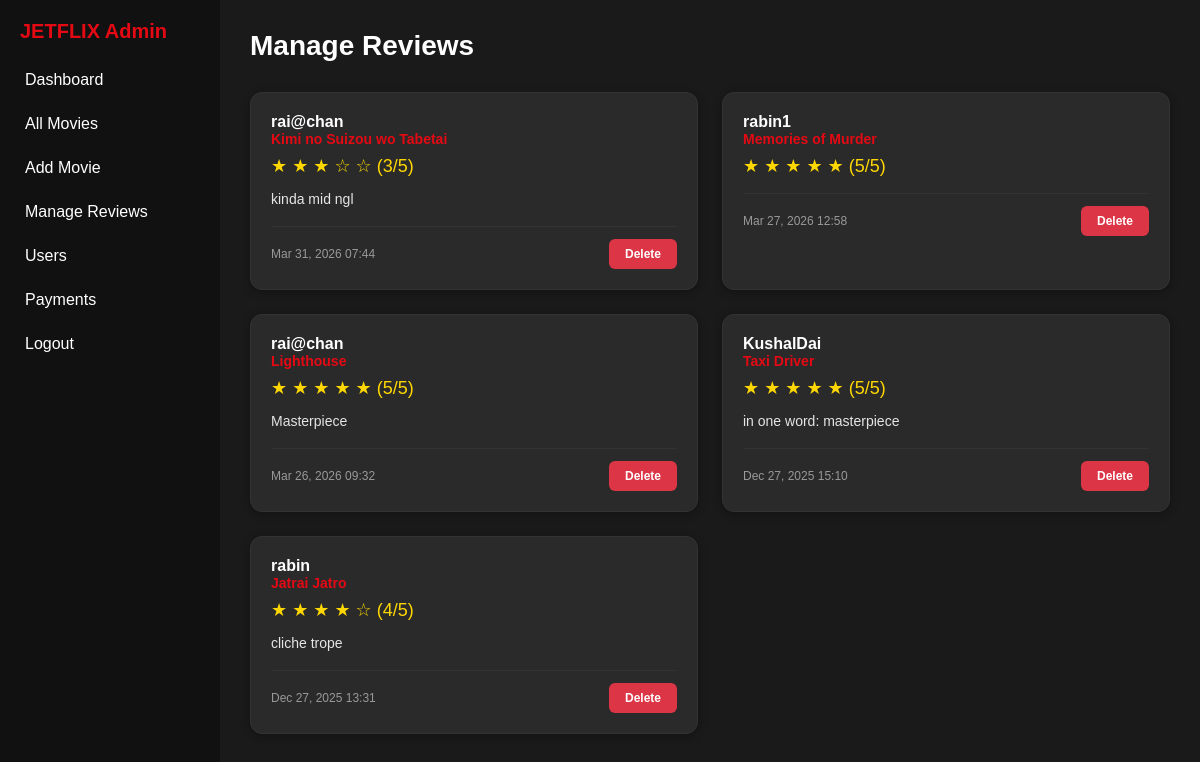
/adminpanel/reviews/ (signed in), run on an earlier commit of the app's database.
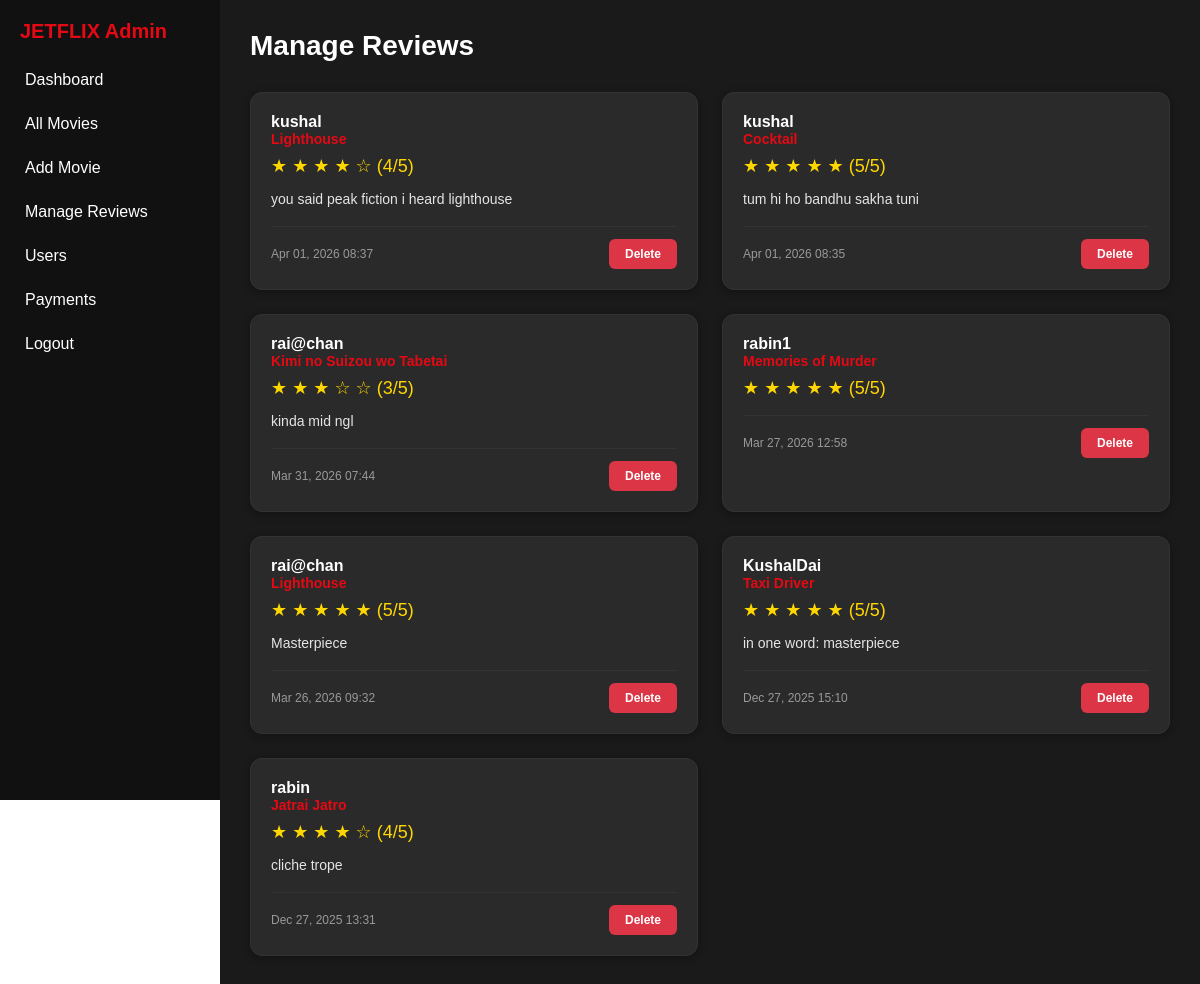
And on a later commit of the database.
### movies/models.py (models this page shows, shortened)
class Review(models.Model):
    user = models.ForeignKey(User, on_delete=models.CASCADE, related_name='reviews')
    movie = models.ForeignKey(Movie, on_delete=models.CASCADE, related_name='reviews')
    rating = models.IntegerField(
        validators=[MinValueValidator(1), MaxValueValidator(5)],
        help_text='Rating from 1 to 5 stars'
    )
    review_text = models.TextField(help_text='Your review')
    created_at = models.DateTimeField(auto_now_add=True)
    updated_at = models.DateTimeField(auto_now=True)
    class Meta:
        unique_together = ('user', 'movie')
        ordering = ['-created_at']

class Movie(models.Model):
    id = models.AutoField(primary_key=True)
    title = models.CharField(max_length=255)
    year = models.IntegerField()
    description = models.TextField()
    thumbnail = models.ImageField(upload_to='thumbnails/')
    video = models.FileField(upload_to='movies/')
    genres = models.ManyToManyField(Genre, related_name='movies', help_text='Select multiple genres')
    language = models.ForeignKey(Language, on_delete=models.SET_NULL, null=True, blank=True, related_name='movies')
    cast = models.CharField(max_length=255, default='Unknown', help_text='Comma-separated list of main actors')
    movie_length = models.CharField(max_length=20, default='Unknown', help_text='Duration e.g. 2h 30m')
    review_stars = models.FloatField(default=0.0, help_text='Average rating out of 5')
    views = models.PositiveIntegerField(default=0)
    is_published = models.BooleanField(default=True)

### adminpanel/views.py (the view)
# urls.py: path('reviews/', views.manage_reviews, name='manage_reviews'),
@staff_member_required
def manage_reviews(request):
    reviews = Review.objects.select_related('user', 'movie').order_by('-created_at')
    paginator = Paginator(reviews, 20)  # Show 20 reviews per page
    page_number = request.GET.get('page')
    page_obj = paginator.get_page(page_number)
    return render(request, 'adminpanel/manage_reviews.html', {
        'page_obj': page_obj,
        'reviews': page_obj
    })

### home/context_processors.py (called while the page is built)
def all_movies(request):
    if request.user.is_authenticated:
        movies = Movie.objects.filter(is_published=True).select_related('language').prefetch_related('genres').all()
        return {'all_movies': movies}
    return {'all_movies': []}

### adminpanel/templates/adminpanel/manage_reviews.html (shortened to what this page needs)
{% extends 'adminpanel/base.html' %}
{% block content %}
<div class="reviews-header">
  <h2>Manage Reviews</h2>
</div>
<div class="reviews-grid">
  {% for review in reviews %}
  <div class="review-card" data-review-id="{{ review.id }}">
    <div class="review-content">
      <div class="review-user">
        <a href="{% url 'user_profile' review.user.id %}" style="color: #fff; text-decoration: none;">
          {{ review.user.username }}
        </a>
      </div>
      <div class="review-movie">{{ review.movie.title }}</div>
      <div class="review-rating">
        {% for i in "12345" %}
          {% if forloop.counter <= review.rating %}★{% else %}☆{% endif %}
        {% endfor %}
        ({{ review.rating }}/5)
      </div>
      <div class="review-text">{{ review.review_text }}</div>
      <div class="review-meta">
        <span class="review-date">{{ review.created_at|date:"M d, Y H:i" }}</span>
        <button class="btn-delete" onclick="deleteReview({{ review.id }})">Delete</button>
      </div>
    </div>
  </div>
  {% empty %}
  <div class="empty-state">
    <div class="empty-state-icon">💬</div>
    <div class="empty-state-text">No reviews found</div>
    <div class="empty-state-subtext">No user reviews have been submitted yet</div>
  </div>
  {% endfor %}
</div>
{% endblock %}

### adminpanel/templates/adminpanel/base.html (shortened to what this page needs)
<!DOCTYPE html>
<html lang="en">
<head>
  {% load static %}
</head>
<body>
  <div class="sidebar">
    <h2>JETFLIX Admin</h2>
    <a href="{% url 'admin_dashboard' %}">Dashboard</a>
    <a href="{% url 'admin-all-movies' %}">All Movies</a>
    <a href="{% url 'add_movie' %}">Add Movie</a>
    <a href="{% url 'manage_reviews' %}">Manage Reviews</a>
    <a href="{% url 'manage_users' %}">Users</a>
    <a href="{% url 'manage_payments' %}">Payments</a>
    <a href="{% url 'admin_logout' %}">Logout</a>
  </div>
  <div class="main-content">
    {% block content %}{% endblock %}
  </div>
</body>
</html>

### adminpanel/templates/adminpanel/base.html (style rules this page uses)
* { margin: 0; padding: 0; box-sizing: border-box; font-family: Arial, sans-serif; }
body { display: flex; min-height: 100vh; }
.sidebar { width: 220px; background-color: #111; color: #fff; padding: 20px; flex-shrink: 0; position: fixed; top: 0; left: 0; height: 100vh; overflow-y: auto; }
.sidebar h2 { font-size: 20px; margin-bottom: 20px; color: #e50914; }
.sidebar a { display: block; color: #fff; text-decoration: none; margin-bottom: 10px; padding: 8px 5px; border-radius: 4px; }
.main-content { flex-grow: 1; padding: 30px; background-color: #1a1a1a; color: #fff; margin-left: 220px; }

### adminpanel/templates/adminpanel/manage_reviews.html (style rules this page uses)
.reviews-header { display: flex; justify-content: space-between; align-items: center; margin-bottom: 30px; }
.reviews-header h2 { margin: 0; font-size: 28px; font-weight: 700; color: #fff; }
.reviews-grid { display: grid; grid-template-columns: repeat(auto-fill, minmax(400px, 1fr)); gap: 24px; margin-top: 20px; }
.review-card { background: #2a2a2a; border-radius: 12px; box-shadow: 0 2px 8px rgba(0, 0, 0, 0.3); overflow: hidden; transition: all 0.3s ease; border: 1px solid #333; }
.review-content { padding: 20px; }
.review-user a { color: #fff; text-decoration: none; transition: color 0.2s ease; }
.review-user { font-size: 16px; font-weight: 700; color: #fff; margin: 0; }
.review-movie { font-size: 14px; color: #e50914; font-weight: 600; margin-bottom: 8px; }
.review-rating { color: #ffd700; font-size: 18px; margin-bottom: 12px; }
.review-text { color: #e5e5e5; line-height: 1.5; margin-bottom: 16px; font-size: 14px; }
.review-meta { display: flex; justify-content: space-between; align-items: center; padding-top: 12px; border-top: 1px solid #333; }
.review-date { color: #999; font-size: 12px; }
.btn-delete { padding: 8px 16px; background-color: #dc3545; color: white; border: none; border-radius: 6px; font-size: 12px; font-weight: 600; cursor: pointer; transition: all 0.2s; }

What changed in the data, as far as the page shows it:
added Review: user.username "kushal", movie "Lighthouse", rating "4", review_text "you said peak fiction i heard lighthouse", created_at "Apr 01, 2026 08:37"
added Review: user.username "kushal", movie "Cocktail", rating "5", review_text "tum hi ho bandhu sakha tuni", created_at "Apr 01, 2026 08:35"
